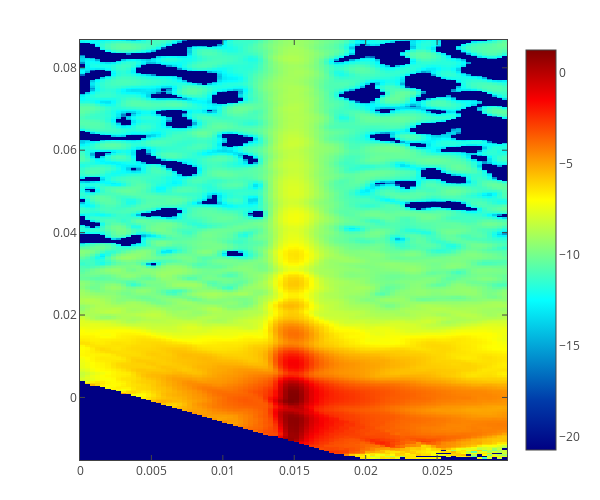

Notebook cell for this chart:
### Code cell
filepath = '/SNS/users/m2d/git/reflectivity_ui/test/comparison/v2/REF_M_30806+30807+30808_OffSpecSmooth_Off_Off_set_1.dat'
dk_v2, qz_v2, off_spec_v2 = load_data(filepath, ncols=3)

plot_heatmap(qz, dk, np.log(off_spec), x_title='', y_title='', surface=False,
                 x_log=False, y_log=False)

### Figure 1 — Plotly figure (JSON) as saved in the notebook; plotly's stock layout.template omitted (floating-point values rounded to 4 significant figures; data arrays with more than 128 entries replaced by an {"elided": "..."} marker saying what was removed)
{"data": [{"autocolorscale": false, "colorscale": [[0, "rgb(0,0,131)"], [0.125, "rgb(0,60,170)"], [0.375, "rgb(5,255,255)"], [0.625, "rgb(255,255,0)"], [0.875, "rgb(250,0,0)"], [1, "rgb(128,0,0)"]], "hoverinfo": "x+y+z", "type": "heatmap", "uid": "e09d4510-4c24-4f91-9534-11581b30a9b2", "x": {"elided": "282 float values"}, "y": [-0.015, -0.01464, -0.01428, -0.01392, -0.01355, -0.01319, -0.01283, -0.01247, -0.01211, -0.01175, -0.01139, -0.01102, -0.01066, -0.0103, -0.00994, -0.009578, -0.009217, -0.008855, -0.008494, -0.008133, -0.007771, -0.00741, -0.007048, -0.006687, -0.006325, -0.005964, -0.005602, -0.005241, -0.00488, -0.004518, -0.004157, -0.003795, -0.003434, -0.003072, -0.002711, -0.002349, -0.001988, -0.001627, -0.001265, -0.0009036, -0.0005422, -0.0001807, 0.0001807, 0.0005422, 0.0009036, 0.001265, 0.001627, 0.001988, 0.002349, 0.002711, 0.003072, 0.003434, 0.003795, 0.004157, 0.004518, 0.00488, 0.005241, 0.005602, 0.005964, 0.006325, 0.006687, 0.007048, 0.00741, 0.007771, 0.008133, 0.008494, 0.008855, 0.009217, 0.009578, 0.00994, 0.0103, 0.01066, 0.01102, 0.01139, 0.01175, 0.01211, 0.01247, 0.01283, 0.01319, 0.01355, 0.01392, 0.01428, 0.01464, 0.015], "z": {"elided": "282x84 float values"}}], "layout": {"autosize": true, "bargap": 0, "height": 500, "hovermode": "closest", "margin": {"b": 40, "l": 80, "r": 40, "t": 40}, "showlegend": false, "width": 600, "xaxis": {"exponentformat": "power", "mirror": "all", "showexponent": "all", "showgrid": true, "showline": true, "ticks": "inside", "title": "", "zeroline": false}, "yaxis": {"exponentformat": "power", "mirror": "all", "showexponent": "all", "showgrid": true, "showline": true, "ticks": "inside", "title": "", "zeroline": false}}}
